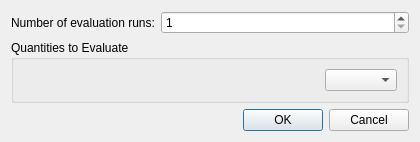
<?xml version="1.0" encoding="UTF-8"?>
<ui version="4.0">
 <class>EvalNEnhanceROMDialog</class>
 <widget class="QDialog" name="EvalNEnhanceROMDialog">
  <property name="geometry">
   <rect>
    <x>0</x>
    <y>0</y>
    <width>420</width>
    <height>60</height>
   </rect>
  </property>
  <property name="windowTitle">
   <string>Eval &amp; Enhance Settings</string>
  </property>
  <layout class="QVBoxLayout" name="verticalLayout">
   <item>
    <layout class="QFormLayout" name="formLayoutNumEval">
     <item row="0" column="0">
      <widget class="QLabel" name="labelNumEval">
       <property name="text">
        <string>Number of evaluation runs:</string>
       </property>
      </widget>
     </item>
     <item row="0" column="1">
      <widget class="QSpinBox" name="spnNumEval">
       <property name="minimum">
        <number>1</number>
       </property>
       <property name="maximum">
        <number>999</number>
       </property>
       <property name="value">
        <number>1</number>
       </property>
      </widget>
     </item>
    </layout>
   </item>
   <item>
    <widget class="QGroupBox" name="grpQuantities">
     <property name="title">
      <string>Quantities to Evaluate</string>
     </property>
     <layout class="QVBoxLayout" name="verticalLayoutQuantities">
      <item>
        <layout class="QHBoxLayout" name="layoutTypeSelector">
          <item>
            <spacer name="horizontalSpacerType">
              <property name="orientation">
                <enum>Qt::Horizontal</enum>
              </property>
              <property name="sizeHint">
                <size>
                  <width>40</width>
                  <height>20</height>
                </size>
              </property>
            </spacer>
          </item>
          <item>
            <widget class="QComboBox" name="cmbType">
              <property name="minimumWidth">
                <number>220</number>
              </property>
              <property name="sizeAdjustPolicy">
                <enum>QComboBox::AdjustToContents</enum>
              </property>
            </widget>
          </item>
        </layout>
      </item>
      <item>
        <layout class="QVBoxLayout" name="layoutItems">
          <!-- Dynamic Widget Area -->
        </layout>
      </item>
     </layout>
    </widget>
   </item>
   <item>
    <widget class="QDialogButtonBox" name="buttonBox">
     <property name="orientation">
      <enum>Qt::Horizontal</enum>
     </property>
     <property name="standardButtons">
      <set>QDialogButtonBox::Cancel|QDialogButtonBox::Ok</set>
     </property>
    </widget>
   </item>
  </layout>
 </widget>
 <connections>
  <connection>
   <sender>buttonBox</sender>
   <signal>accepted()</signal>
   <receiver>EvalNEnhanceROMDialog</receiver>
   <slot>accept()</slot>
   <hints>
    <hint type="sourcelabel">
     <x>260</x>
     <y>220</y>
    </hint>
    <hint type="destinationlabel">
     <x>210</x>
     <y>120</y>
    </hint>
   </hints>
  </connection>
  <connection>
   <sender>buttonBox</sender>
   <signal>rejected()</signal>
   <receiver>EvalNEnhanceROMDialog</receiver>
   <slot>reject()</slot>
   <hints>
    <hint type="sourcelabel">
     <x>320</x>
     <y>220</y>
    </hint>
    <hint type="destinationlabel">
     <x>210</x>
     <y>140</y>
    </hint>
   </hints>
  </connection>
 </connections>
 <resources/>
 <connections/>
</ui>
